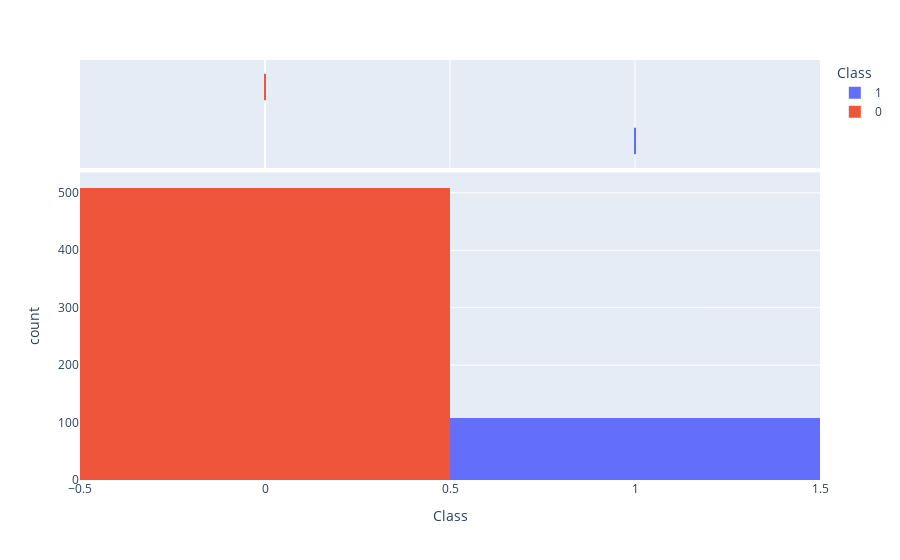

Source (notebook cell):
### Code cell
# bar  chart of value
fig = plty.histogram(dataset, x="Class",  color="Class", marginal="box")

fig.show()

### Figure 1 — Plotly figure (JSON) as saved in the notebook; plotly's stock layout.template omitted (floating-point values rounded to 4 significant figures; data arrays with more than 128 entries replaced by an {"elided": "..."} marker saying what was removed)
{"data": [{"alignmentgroup": "True", "bingroup": "x", "hovertemplate": "Class=%{x}<br>count=%{y}<extra></extra>", "legendgroup": "1", "marker": {"color": "#636efa", "pattern": {"shape": ""}}, "name": "1", "offsetgroup": "1", "orientation": "v", "showlegend": true, "type": "histogram", "x": [1, 1, 1, 1, 1, 1, 1, 1, 1, 1, 1, 1, 1, 1, 1, 1, 1, 1, 1, 1, 1, 1, 1, 1, 1, 1, 1, 1, 1, 1, 1, 1, 1, 1, 1, 1, 1, 1, 1, 1, 1, 1, 1, 1, 1, 1, 1, 1, 1, 1, 1, 1, 1, 1, 1, 1, 1, 1, 1, 1, 1, 1, 1, 1, 1, 1, 1, 1, 1, 1, 1, 1, 1, 1, 1, 1, 1, 1, 1, 1, 1, 1, 1, 1, 1, 1, 1, 1, 1, 1, 1, 1, 1, 1, 1, 1, 1, 1, 1, 1, 1, 1, 1, 1, 1, 1, 1, 1], "xaxis": "x", "yaxis": "y"}, {"alignmentgroup": "True", "hovertemplate": "Class=%{x}<extra></extra>", "legendgroup": "1", "marker": {"color": "#636efa"}, "name": "1", "notched": true, "offsetgroup": "1", "showlegend": false, "type": "box", "x": [1, 1, 1, 1, 1, 1, 1, 1, 1, 1, 1, 1, 1, 1, 1, 1, 1, 1, 1, 1, 1, 1, 1, 1, 1, 1, 1, 1, 1, 1, 1, 1, 1, 1, 1, 1, 1, 1, 1, 1, 1, 1, 1, 1, 1, 1, 1, 1, 1, 1, 1, 1, 1, 1, 1, 1, 1, 1, 1, 1, 1, 1, 1, 1, 1, 1, 1, 1, 1, 1, 1, 1, 1, 1, 1, 1, 1, 1, 1, 1, 1, 1, 1, 1, 1, 1, 1, 1, 1, 1, 1, 1, 1, 1, 1, 1, 1, 1, 1, 1, 1, 1, 1, 1, 1, 1, 1, 1], "xaxis": "x2", "yaxis": "y2"}, {"alignmentgroup": "True", "bingroup": "x", "hovertemplate": "Class=%{x}<br>count=%{y}<extra></extra>", "legendgroup": "0", "marker": {"color": "#EF553B", "pattern": {"shape": ""}}, "name": "0", "offsetgroup": "0", "orientation": "v", "showlegend": true, "type": "histogram", "x": {"elided": "509 int values"}, "xaxis": "x", "yaxis": "y"}, {"alignmentgroup": "True", "hovertemplate": "Class=%{x}<extra></extra>", "legendgroup": "0", "marker": {"color": "#EF553B"}, "name": "0", "notched": true, "offsetgroup": "0", "showlegend": false, "type": "box", "x": {"elided": "509 int values"}, "xaxis": "x2", "yaxis": "y2"}], "layout": {"barmode": "relative", "legend": {"title": {"text": "Class"}, "tracegroupgap": 0}, "margin": {"t": 60}, "xaxis": {"anchor": "y", "categoryarray": [1, 0], "categoryorder": "array", "domain": [0, 1], "title": {"text": "Class"}}, "xaxis2": {"anchor": "y2", "domain": [0, 1], "matches": "x", "showgrid": true, "showticklabels": false}, "yaxis": {"anchor": "x", "domain": [0, 0.7326], "title": {"text": "count"}}, "yaxis2": {"anchor": "x2", "domain": [0.7426, 1], "matches": "y2", "showgrid": false, "showline": false, "showticklabels": false, "ticks": ""}}}
